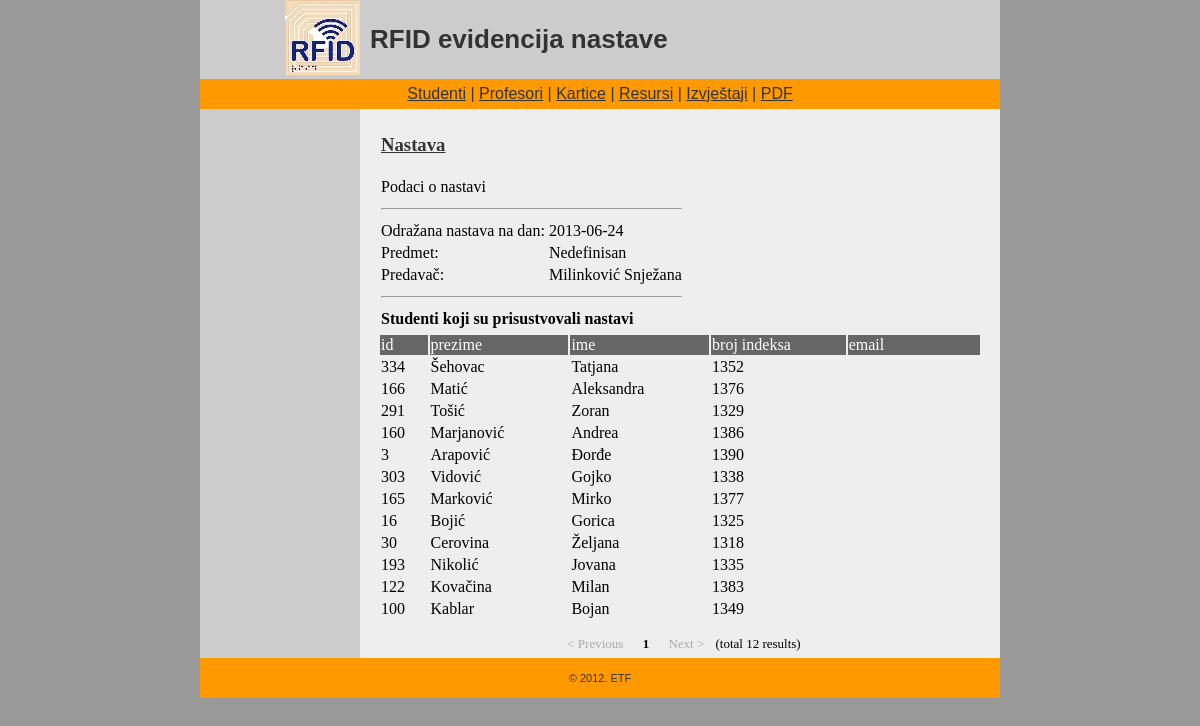
Screenshot of /?page=nastava_studenti&id=158 with the database file from the repository.
### tables this page shows
CREATE TABLE IF NOT EXISTS `nastava` (
  `id` bigint(20) NOT NULL AUTO_INCREMENT,
  `resursi_id` int(11) DEFAULT NULL,
  `nastavnik_id` int(11) DEFAULT NULL,
  `predmet_id` int(11) DEFAULT NULL,
  `broj_casova` int(11) DEFAULT NULL,
  `datum` date NOT NULL,
  `vrijeme` time NOT NULL,
  PRIMARY KEY (`id`),
  KEY `fk_odrzava_u` (`resursi_id`),
  KEY `fk_predaje` (`nastavnik_id`),
  KEY `fk_se_odrzava` (`predmet_id`)
);

CREATE TABLE IF NOT EXISTS `predmet` (
  `id` int(11) NOT NULL AUTO_INCREMENT,
  `naziv_predmeta` varchar(100) DEFAULT NULL,
  `sifra_predmeta` varchar(20) DEFAULT NULL,
  `broj_predavanja` int(11) DEFAULT NULL,
  `broj_vjezbi` int(11) DEFAULT NULL,
  PRIMARY KEY (`id`)
);

CREATE TABLE IF NOT EXISTS `nastavnik` (
  `id` int(11) NOT NULL AUTO_INCREMENT,
  `prezime` varchar(50) NOT NULL,
  `ime` varchar(50) NOT NULL,
  `username` varchar(50) DEFAULT NULL,
  `password` varchar(50) DEFAULT NULL,
  `email` text,
  `pol` text,
  `tip_korisnika` int(11) NOT NULL DEFAULT '3',
  PRIMARY KEY (`id`)
);

CREATE TABLE IF NOT EXISTS `student` (
  `id` int(11) NOT NULL AUTO_INCREMENT,
  `prezime` varchar(50) DEFAULT NULL,
  `ime` varchar(50) DEFAULT NULL,
  `br_indeks` varchar(20) DEFAULT NULL,
  `email` varchar(100) DEFAULT NULL,
  PRIMARY KEY (`id`)
);

### pages/nastava_studenti.inc.php (the view, shortened to what this page needs)
<?php
   include "incl/data.inc.php";
   if(isset($_GET["id"]))
   {
       $nastavaID = $_GET['id'];
   }
   $sqlNastava = "SELECT nastava.id, resursi.naziv AS prostorija_naziv, resursi.oznaka AS prostorija_oznaka, nastavnik.id AS prof_id, nastavnik.prezime AS prezime, nastavnik.ime AS ime, nastava.broj_casova, nastava.datum, nastava.vrijeme, predmet.naziv_predmeta
FROM nastava, resursi, nastavnik, predmet
WHERE nastava.nastavnik_id = nastavnik.id
AND nastava.resursi_id = resursi.id
AND nastava.predmet_id = predmet.id
AND nastava.id = $nastavaID";
    $resultSet = mysql_query($sqlNastava);
    $row_nastava = mysql_fetch_assoc($resultSet);
   $sqlQuery = "SELECT student.id,student.ime,student.prezime,student.br_indeks, student.email
FROM student,prisustvo
WHERE prisustvo.nastava_id = $nastavaID
AND student.id = prisustvo.student_id";
    $totalresult = mysql_num_rows(mysql_query($sqlQuery));
    $maxRows_comp = 20;
    $pageNum_comp = 0;
    $startRow_comp = $pageNum_comp * $maxRows_comp;
    $sqlQueryLimit = sprintf("%s LIMIT %d, %d", $sqlQuery, $startRow_comp, $maxRows_comp);
    $query_comp = mysql_query($sqlQueryLimit);
?>
<table>
<tr>
    <td><h3><a href="?page=nastava">Nastava</a></h3></td>
</tr>
<tr>
    <td>Podaci o nastavi</td>
</tr>
<tr><td colspan="2"><hr></td></tr>
<tr>
    <td>Odražana nastava na dan:</td>
    <td><? echo $row_nastava['datum'] ?></td>
</tr>
<tr>
    <td>Predmet:</td>
    <td><? echo $row_nastava['naziv_predmeta'] ?></td>
</tr>
<tr>
    <td>Predavač:</td>
    <td><? echo $row_nastava['prezime']." ".$row_nastava['ime'] ?></td>
</tr>
<tr><td colspan="2"><hr></td></tr>
<tr>
    <td colspan="2"><b>Studenti koji su prisustvovali nastavi</b></td>
</tr>
</table>
<form method="post" action="">
<table border="0" id="students">
<tr id="header">
    <td width="50">id</td>
    <td width="150">prezime</td>
    <td width="150">ime</td>
    <td width="150">broj indeksa</td>
    <td width="150">email</td>
</tr>
<?
    while($red = mysql_fetch_assoc($query_comp))
    {
?>
<tr>
    <td><? echo $red['id'] ?></td>
    <td><? echo $red['prezime'] ?></td>
    <td><? echo $red['ime'] ?></td>
    <td><? echo $red['br_indeks'] ?></td>
    <td><? echo $red['email'] ?></td>
 </tr>
<? } ?>
<tr><td></td></tr>
<tr><td colspan="5"><? $dbManip->doPages(20,'?page=nastava_studenti&id=1','',$totalresult); ?></td></tr>
</table>
</form>

### css/styles.css (style rules this page uses)
table#students #header { background-color:#666666; color:#FFFFFF; }
a:link { color: #333333; text-decoration: underline }

### rows the page displays
nastava: datum "2013-06-24", predmet.naziv_predmeta "Nedefinisan", nastavnik.prezime "Milinković", nastavnik.ime "Snježana"
student: id "334", prezime "Šehovac", ime "Tatjana", br_indeks "1352"
student: id "166", prezime "Matić", ime "Aleksandra", br_indeks "1376"
student: id "291", prezime "Tošić", ime "Zoran", br_indeks "1329"
student: id "160", prezime "Marjanović", ime "Andrea", br_indeks "1386"
student: id "3", prezime "Arapović", ime "Ðorđe", br_indeks "1390"
student: id "303", prezime "Vidović", ime "Gojko", br_indeks "1338"
student: id "165", prezime "Marković", ime "Mirko", br_indeks "1377"
student: id "16", prezime "Bojić", ime "Gorica", br_indeks "1325"
student: id "30", prezime "Cerovina", ime "Željana", br_indeks "1318"
student: id "193", prezime "Nikolić", ime "Jovana", br_indeks "1335"
student: id "122", prezime "Kovačina", ime "Milan", br_indeks "1383"
student: id "100", prezime "Kablar", ime "Bojan", br_indeks "1349"

### other values shown
$total "12"
